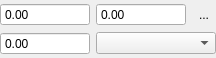
<?xml version="1.0" encoding="UTF-8"?>
<ui version="4.0">
    <class>Form</class>
    <widget class="QWidget" name="Form">
        <property name="geometry">
            <rect>
                <x>0</x>
                <y>0</y>
                <width>216</width>
                <height>54</height>
            </rect>
        </property>
        <property name="windowTitle">
            <string>Form</string>
        </property>
        <layout class="QGridLayout" name="gridLayout">
            <property name="leftMargin">
                <number>0</number>
            </property>
            <property name="topMargin">
                <number>3</number>
            </property>
            <property name="rightMargin">
                <number>0</number>
            </property>
            <property name="bottomMargin">
                <number>3</number>
            </property>
            <property name="spacing">
                <number>6</number>
            </property>
            <item row="0" column="0">
                <widget class="MagnitudeSpinBox" name="fromBox">
                    <property name="toolTip">
                        <string>Start Line</string>
                    </property>
                    <property name="buttonSymbols">
                        <enum>QAbstractSpinBox::NoButtons</enum>
                    </property>
                </widget>
            </item>
            <item row="0" column="1">
                <widget class="MagnitudeSpinBox" name="toBox">
                    <property name="toolTip">
                        <string>Finish Line</string>
                    </property>
                    <property name="buttonSymbols">
                        <enum>QAbstractSpinBox::NoButtons</enum>
                    </property>
                </widget>
            </item>
            <item row="0" column="2">
                <widget class="QToolButton" name="goButton">
                    <property name="text">
                        <string>...</string>
                    </property>
                    <property name="icon">
                        <iconset resource="Experiment.qrc">
                            <normaloff>:/openicon/icons/media-playback-start-7.png</normaloff>:/openicon/icons/media-playback-start-7.png</iconset>
                    </property>
                    <property name="autoRaise">
                        <bool>true</bool>
                    </property>
                </widget>
            </item>
            <item row="1" column="0">
                <widget class="MagnitudeSpinBox" name="stepsBox">
                    <property name="toolTip">
                        <string>number of steps</string>
                    </property>
                    <property name="buttonSymbols">
                        <enum>QAbstractSpinBox::NoButtons</enum>
                    </property>
                </widget>
            </item>
            <item row="1" column="1" colspan="2">
                <widget class="QComboBox" name="comboBox">
                    <property name="toolTip">
                        <string>Envelope type</string>
                    </property>
                </widget>
            </item>
        </layout>
    </widget>
    <customwidgets>
        <customwidget>
            <class>MagnitudeSpinBox</class>
            <extends>QDoubleSpinBox</extends>
            <header>euriqafrontend.applets.DAC100xControl.modules.MagnitudeSpinBox</header>
        </customwidget>
    </customwidgets>
    <tabstops>
        <tabstop>fromBox</tabstop>
        <tabstop>toBox</tabstop>
        <tabstop>stepsBox</tabstop>
        <tabstop>comboBox</tabstop>
        <tabstop>goButton</tabstop>
    </tabstops>
    <resources>
        <include location="Experiment.qrc"/>
    </resources>
    <connections/>
</ui>
